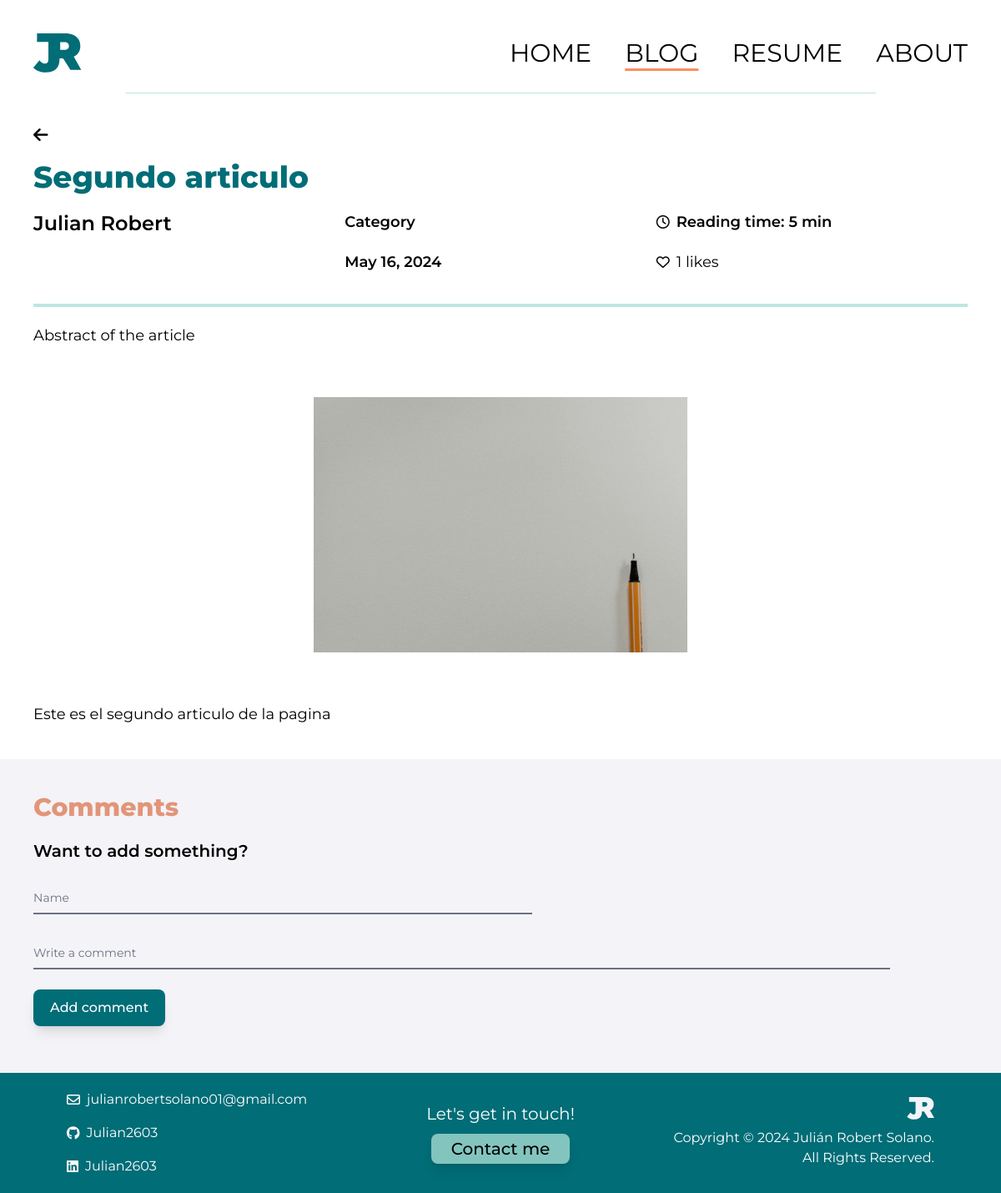
Screenshot of /blog/article/2 with the database file from the repository.
### blog/models.py (models this page shows, shortened)
class Article(models.Model):
  title = models.CharField(max_length=255)
  author = models.ForeignKey(User, on_delete=models.CASCADE)
  category = models.CharField(max_length=255, default="Category")
  date = models.DateField(default=datetime.date.today)
  abstract = models.CharField(max_length=500, default='Abstract of the article')
  reading_time = models.IntegerField(default=5)
  likes = models.IntegerField(default=0)
  body = models.TextField()

### blog/views.py (the view)
# urls.py: path('article/<int:pk>', ArticleDetailView.as_view(), name="article"),
class ArticleDetailView(DetailView):
    model = Article
    template_name = 'article.html'
    def get_context_data(self, **kwargs):
        context = super().get_context_data(**kwargs)
        context['comments'] = Comment.objects.filter(article=self.object).order_by('-comment_date')
        context['form'] = CommentForm()
        return context

### blog/forms.py
class CommentForm(forms.ModelForm):
    class Meta:
        model = Comment
        fields = ['name', 'comment_body']

### blog/templates/article.html (shortened to what this page needs)
{% load static tailwind_tags %}
<html lang="en" class="scroll-smooth">
  <head>
    {% load static %}
    {% tailwind_css %}
</head>
<body>
<div class="pt-10 pb-2 flex justify-between px-10 items-center">
  <div class="flex justify-start">
      <img src="{% static 'imgs/logo.svg' %}" alt="Logo">
  </div>
  <div class="hidden md:flex flex-row justify-center space-x-10">
      <a href="{% url 'home' %}" class="font-sans font-normal text-3xl transition duration-300 hover:text-[#FD8C62]">HOME</a>
      <a href="#" class="font-sans font-normal text-3xl transition duration-300 decoration-[#FD8C62] underline underline-offset-8">BLOG</a>
      <a href="{% url 'resume' %}" class="font-sans font-normal text-3xl transition duration-300 hover:text-[#FD8C62]">RESUME</a>
      <a href="{% url 'about' %}" class="font-sans font-normal text-3xl transition duration-300 hover:text-[#FD8C62]">ABOUT</a>
  </div>
</div>
<div class="flex justify-center">
  <hr class="border-[#BEE7E2] w-3/4 mt-4">
</div>
  <section id="article">
    <div class="p-10 flex flex-col gap-5">
      <div class="flex justify-start align-center text-xl">
        <a href="{% url 'blog' %}"><i class="fa-solid fa-arrow-left"></i></a>
      </div>
      <h1 class="font-sans font-extrabold text-4xl text-[#006D77]">{{ article.title }}</h1>
      <div class="grid grid-cols-3">
        <div class="">
          <h2 class="font-sans font-semibold text-2xl text-black">{{ article.author.first_name }} {{ article.author.last_name }}</h2>
        </div>
        <div class="flex flex-col gap-5">
          <h2 class="font-sans font-semibold text-lg text-black"> {{ article.category }} </h2>
          <h2 class="font-sans font-semibold text-lg text-black"> {{ article.date }} </h2>
        </div>
        <div class="flex flex-col gap-5">
          <div class="flex flex-row gap-2 justify-start align-center items-center">
            <i class="fa-regular fa-clock"></i>
            <h2 class="font-sans font-semibold text-lg text-black"> Reading time: {{ article.reading_time }} min</h2>
          </div>
          <button id="like-button" class="flex flex-row gap-2 justify-start align-center items-center focus:outline-none" data-article-id="{{ article.id }}">
            <i id="like-icon" class="fa-regular fa-heart"></i>
            <h2 id="like-count" class="font-sans font-normal text-lg text-black">{{ article.likes }} likes</h2>
          </button>
        </div>
      </div>
      <hr class="flex justify-center align-center items-center border-2 roundes-full border-[#BEE7E2] w-full mt-4">
      <div class="flex flex-col text-justify">
        <p class="font-sans font-regular text-lg text-black"> {{ article.abstract }} </p>
      </div>
      <div class="flex justify-center my-10">
        <img class="flex items-center w-2/5" src="{% static 'imgs/placeholder.jpg' %}" alt="">
      </div>
      <div class="text-justify">
        <p class="font-sans font-regular text-lg text-black"> {{ article.body }}</p>
      </div>
    </div>
  </section>
 <section id="coments">
  <div class="flex flex-col gap-5 p-10 bg-[F4F3F8]">
      <h2 class="font-sans font-extrabold text-3xl text-[#E29578]">Comments</h2>
      <div class="flex flex-col justify-start items-start gap-5">
          <h2 class="font-sans font-semibold text-xl text-black">Want to add something?</h2>
          <div class="w-11/12 mb-">
              <form id="commentForm" method="POST" action="{% url 'add-comment' %}">
                  <div class="grid xl:grid-cols-4 xl:gap-6">
                      <div class="relative z-0 mb-6 w-full group">
                          <input type="tel" name="name" id="floating_name" class="block py-2.5 px-0 w-full text-sm text-black bg-transparent border-0 border-b-2 border-gray-500 appearance-none focus:outline-none focus:ring-0 focus:border-[#006D77] peer" placeholder=" " required />
                          <label for="floating_name" class="absolute text-sm text-gray-500 duration-300 transform -translate-y-6 scale-75 top-3 -z-10 origin-[0] peer-focus:left-0 peer-focus:text-[#006D77] peer-placeholder-shown:scale-100 peer-placeholder-shown:translate-y-0 peer-focus:scale-75 peer-focus:-translate-y-6">Name</label>
                      </div>
                      <div class="col-span-2 relative z-0 mb-6 w-full group ">
                          <input type="text" name="comment_body" id="floating_comment" class="block py-2.5 px-0 w-full text-sm text-black bg-transparent border-0 border-b-2 border-gray-500 appearance-none focus:outline-none focus:ring-0 focus:border-[#006D77] peer" placeholder=" " required />
                          <label for="floating_comment" class="absolute text-sm text-gray-500 duration-300 transform -translate-y-6 scale-75 top-3 -z-10 origin-[0] peer-focus:left-0 peer-focus:text-[#006D77] peer-placeholder-shown:scale-100 peer-placeholder-shown:translate-y-0 peer-focus:scale-75 peer-focus:-translate-y-6">Write a comment</label>
                      </div>
                      <div class="">
                          <button type="submit" class="text-white bg-[#006D77] transition duration-300 shadow-lg hover:bg-[#83C5BE]/70 hover:text-gray-700 focus:ring-4 focus:ring-blue-300 font-medium rounded-lg text-base w-full sm:w-auto px-5 py-2.5 text-center">Add comment</button>
                      </div>
                  </div>
              </form>
          </div>
      </div>
  </div>
</section>
   <div class="p-5 px-20 bg-[#006D77] grid grid-cols-1 md:grid-cols-3 gap-7 shrink-0">
    <div class="flex flex-col items-center md:items-start gap-4">
        <div class="flex items-center space-x-2">
            <i class="fa-regular fa-envelope text-white"></i>
            <a class="font-sans font-normal text-s text-white" href="mailto:julian.robertsolano@ucr.ac.cr">julianrobertsolano01@gmail.com</a>
        </div>
        <div class="flex items-center space-x-2">
            <i class="fa-brands fa-github text-white"></i>
            <a class="font-sans font-normal text-s text-white" href="https://github.com/">Julian2603</a>
        </div>
        <div class="flex items-center space-x-2">
            <i class="fa-brands fa-linkedin text-white"></i>
            <a class="font-sans font-normal text-s text-white" href="https://www.linkedin.com/">Julian2603</a>
        </div>
    </div>
    <div class="flex flex-col items-center justify-center gap-2.5">
        <p class="font-sans font-normal text-xl text-white text-center">Let's get in touch!</p>
        <a href="{% url 'contact' %}" class="bg-[#83C5BE] transition duration-300 hover:bg-[#83C5BE]/70 p-1 px-6 rounded-lg font-sans font-medium text-xl text-black shadow-lg">Contact me</a>
    </div>
    <div class="flex flex-col items-center md:items-end gap-1.5">
        <div class="flex justify-center md:justify-end">
            <img class="h-10" src="{% static 'imgs/logo-white.svg' %}">
        </div>
        <div class="text-center md:text-right">
            <p class="font-sans font-normal text-s text-white">Copyright &#169; 2024 Julián Robert Solano. All Rights Reserved.</p>
        </div>
    </div>
</div>
</body>
</html>

### rows the page displays
Article: title "Segundo articulo", author.first_name "Julian", author.last_name "Robert", category "Category", date "May 16, 2024", reading_time "5", likes "1", abstract "Abstract of the article", body "Este es el segundo articulo de la pagina"
